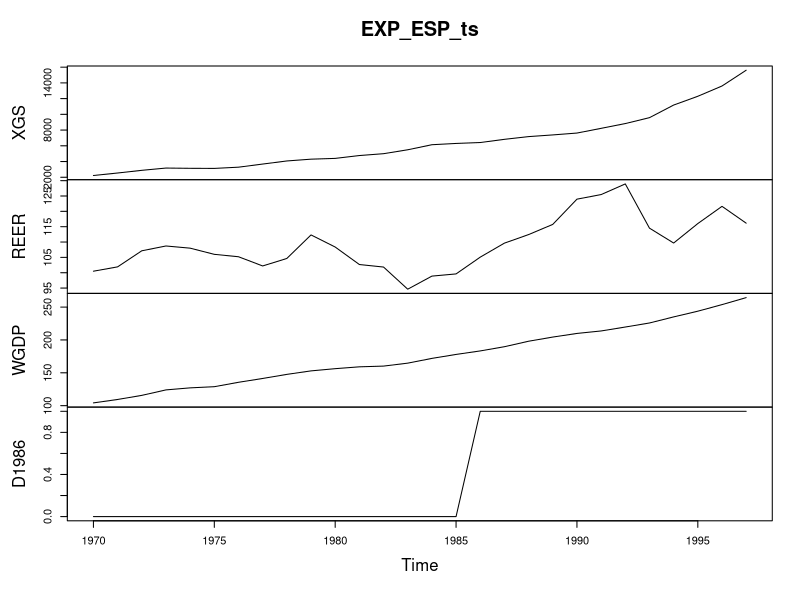
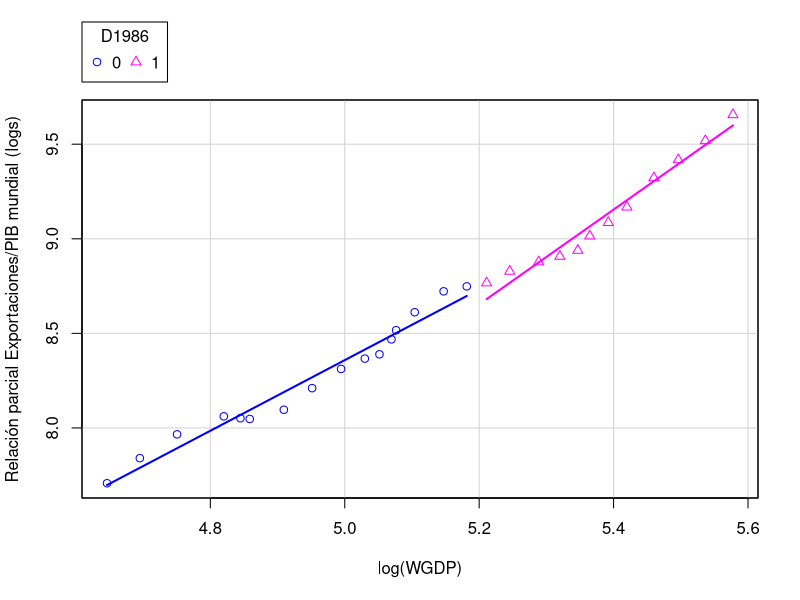
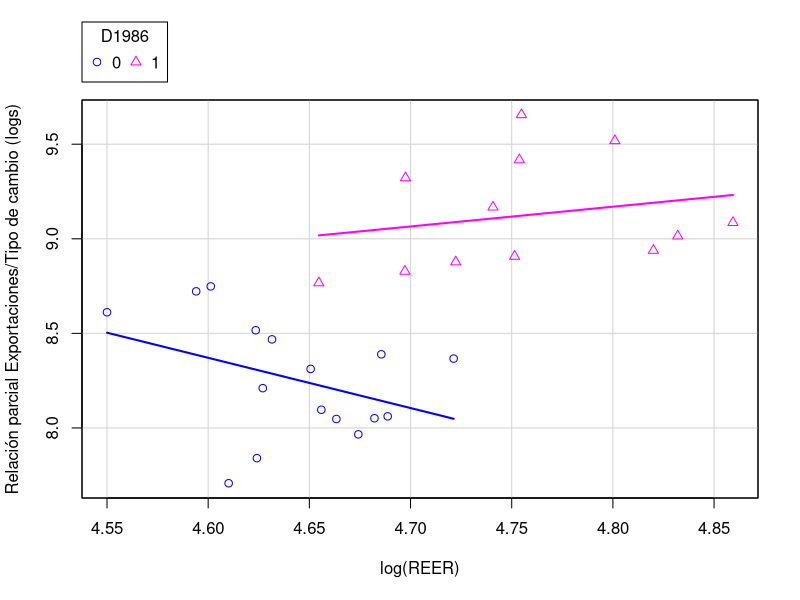
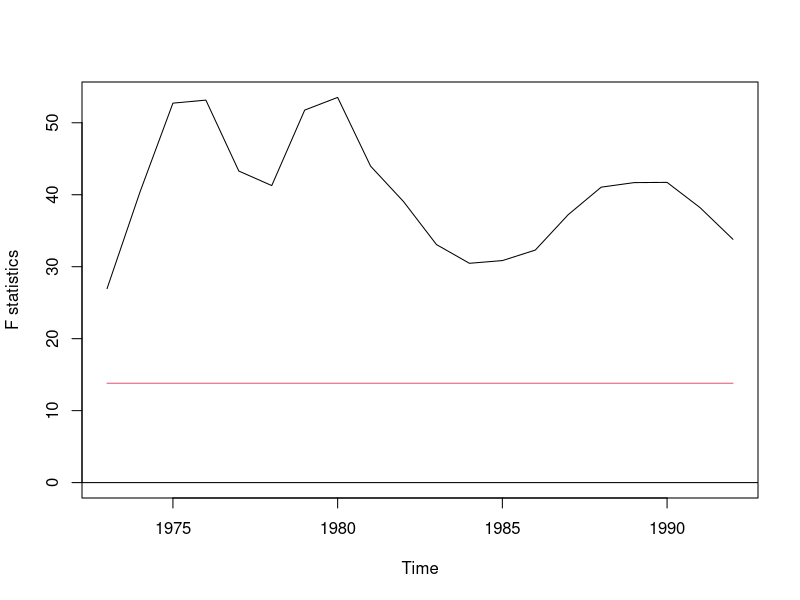
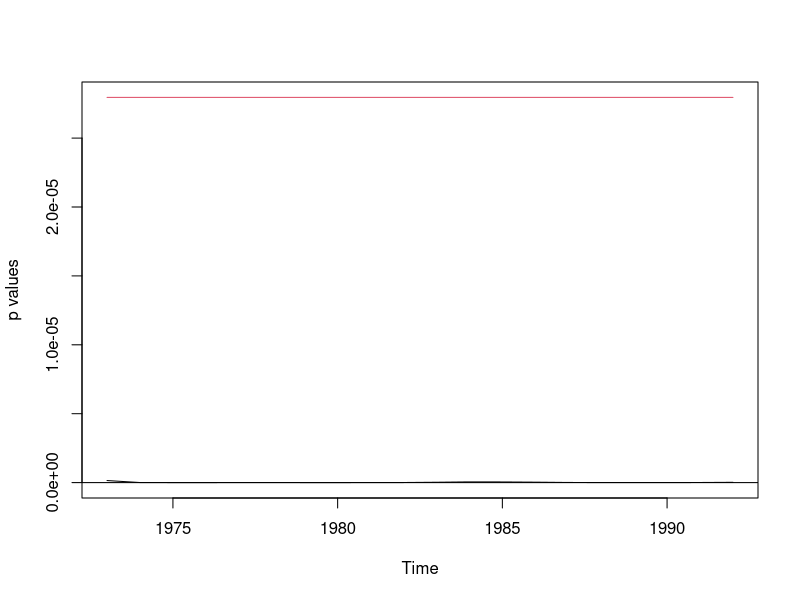
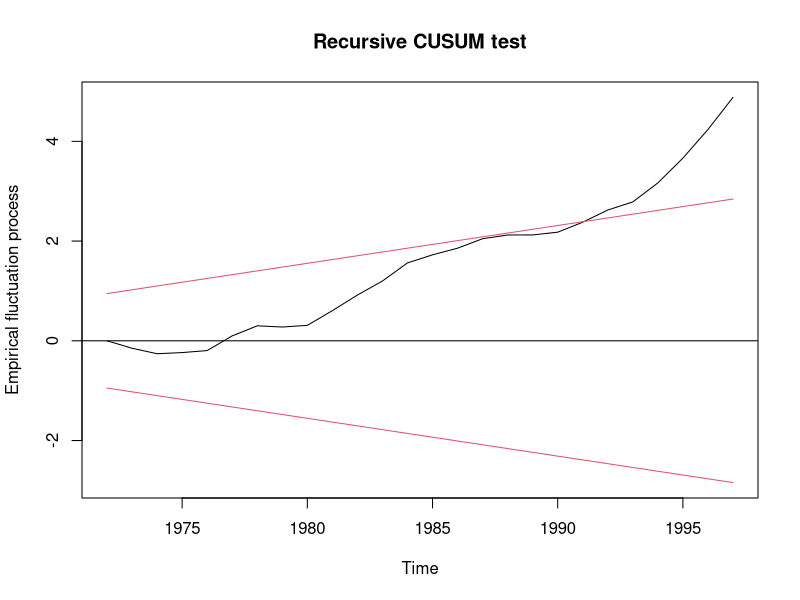

The R source for these figures, in order:
# Lectura de librerías
library(tidyverse)
library(car)
# Lectura de datos
EXP_ESP <- read_csv("EXP_ESP.csv")
# Dvisión de la muestra preUE (1970-1985) y postUE (1986-1997)
Y1986=match(1986,EXP_ESP$obs)
Y1986
#
UE <- factor(c(rep(0, 16), rep(1, 12)), labels=c("preUE", "postUE"))
UE
class(UE)
#
EXP_ESP$D1986 <- as.numeric(UE)-1
EXP_ESP$D1986
class(EXP_ESP$D1986)
#
EXP_ESP_ts <- ts(EXP_ESP[,2:5], start=c(1970), end = c(1997), frequency = 1)
plot(EXP_ESP_ts)
#
# Ecuación de exportaciones (1970-1997)
#
lm_X_ESP <- lm(log(XGS) ~ log(WGDP) + log(REER), data = EXP_ESP_ts)
summary(lm_X_ESP)
#
scatterplot(log(XGS) ~ log(WGDP)| D1986, data=EXP_ESP_ts, smooth=FALSE, boxplots=FALSE, 
            ylab="Relación parcial Exportaciones/PIB mundial (logs)")
scatterplot(log(XGS) ~ log(REER)| D1986, data=EXP_ESP_ts, smooth=FALSE, boxplots=FALSE, 
            ylab="Relación parcial Exportaciones/Tipo de cambio (logs)")
#
# ¿Existe diferenciación por períodos?
#
# Test de Chow de cambio estructural
#
#  Cálculo manual
#
summary(lm_X_ESP)
SRCT <- sum(residuals(lm_X_ESP)^2)
SRCT
T <- nobs(lm_X_ESP)
T
K <- T -df.residual(lm_X_ESP)
K
# PreUE
preUE <- window(EXP_ESP_ts, start=1970, end = 1985)
lm_X_ESP_preUE <- lm(log(XGS) ~ log(WGDP) + log(REER) , data = preUE)
summary(lm_X_ESP_preUE)
SRC1 <- sum(residuals(lm_X_ESP_preUE)^2)
SRC1
T1 <- nobs(lm_X_ESP_preUE)
T1
# PostUE
postUE <- window(EXP_ESP_ts, start=1986, end = 1997)
lm_X_ESP_postUE <- lm(log(XGS) ~ log(WGDP) + log(REER) , data = postUE)
summary(lm_X_ESP_postUE)
SRC2 <- sum(residuals(lm_X_ESP_postUE)^2)
SRC2
T2 <- nobs(lm_X_ESP_postUE)
T2
#
CHOW=((SRCT-(SRC1+SRC2))/K)/((SRC1+SRC2)/(T-2*K))
CHOW
pval <-  1-pf(CHOW,K,(T-2*K))
pval
# Comparación de parámetros
compareCoefs(lm_X_ESP_preUE,lm_X_ESP_postUE)
#
# Cálculo automático
#
# Método 1 (ANOVA)
summary(lm_X_EXP_int <- lm(log(XGS) ~ log(WGDP) + log(REER) + D1986/(log(WGDP) + log(REER)), data = EXP_ESP_ts))
anova(lm_X_ESP, lm_X_EXP_int)
# Método 2 (librería structchange)
library(strucchange)
sctest(log(XGS) ~ log(WGDP) + log(REER), data=EXP_ESP_ts, type = "Chow", point = Y1986-1)
#
# Contrastes tipo Chow basados en estimaciones recursivas
# 
sbtest <- Fstats(log(XGS) ~ log(WGDP) + log(REER), data = EXP_ESP_ts, from = 0.15, to = 0.85)
sbtest[["Fstats"]]
# Gráfica de los estadísticos F 
plot(sbtest, alpha = 0.05)
# Gráfica de los correspondientes P-valores
plot(sbtest, pval = TRUE, alpha = 0.05)
# Test de Chow (1960) [versión Chi2]
Chow_F <- sbtest$Fstats[Y1986-4] # Punto de ruptura: 17 - 4 (15% suprimidos a la izquierda)
Chow_F # Se puede comprobar que Chow_F/K=CHOW
# Chow_F tiene una distribución asintótica Chi^2 mientras Chow_F/K tiene una distribución exacta F_K,T-2*K
pval <-  1-pchisq(Chow_F,sbtest$nreg) 
pval
#
# Contrastes de Andrews (1993) y Andrews y Ploberger (1994) [punto de ruptura desconocido]
#
sctest(sbtest, type = "supF")
sctest(sbtest, type = "aveF")
sctest(sbtest, type = "expF")
#
# Test CUSUM (Brown, Durbin y Evans, 1975)
plot(efp(log(XGS) ~ log(WGDP) + log(REER), data = EXP_ESP_ts))
#
# Regresión diferenciada por tramos
#
summary(lm(log(XGS) ~ (log(WGDP) + log(REER))*D1986, data=EXP_ESP_ts))
# Versión alternativa
summary(lm(log(XGS) ~ (log(WGDP) + log(REER))*UE, data=EXP_ESP_ts))
#
compareCoefs(lm_X_ESP_preUE,lm_X_ESP_postUE)
#
